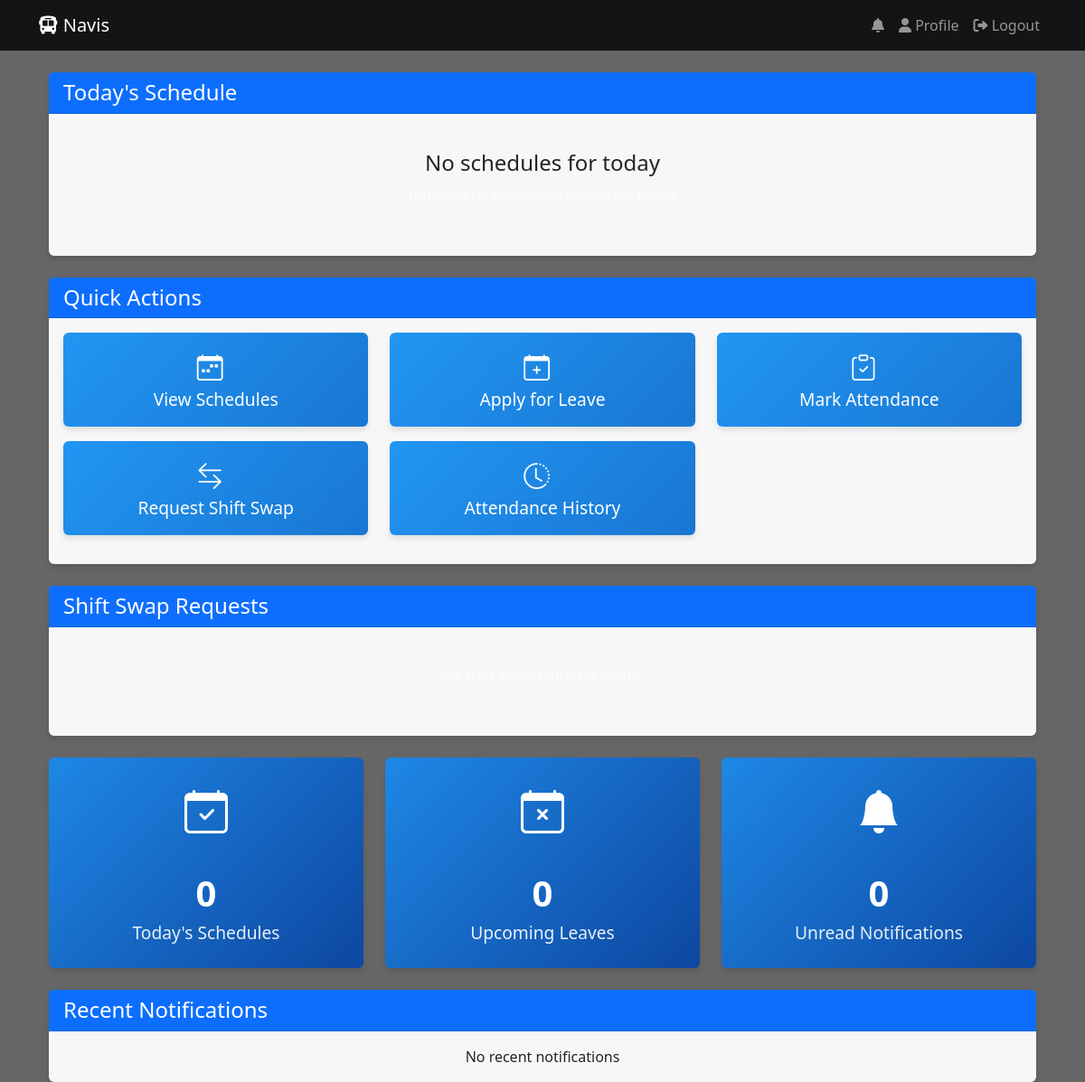
The page /driver/dashboard (signed in) on the database as committed earlier.
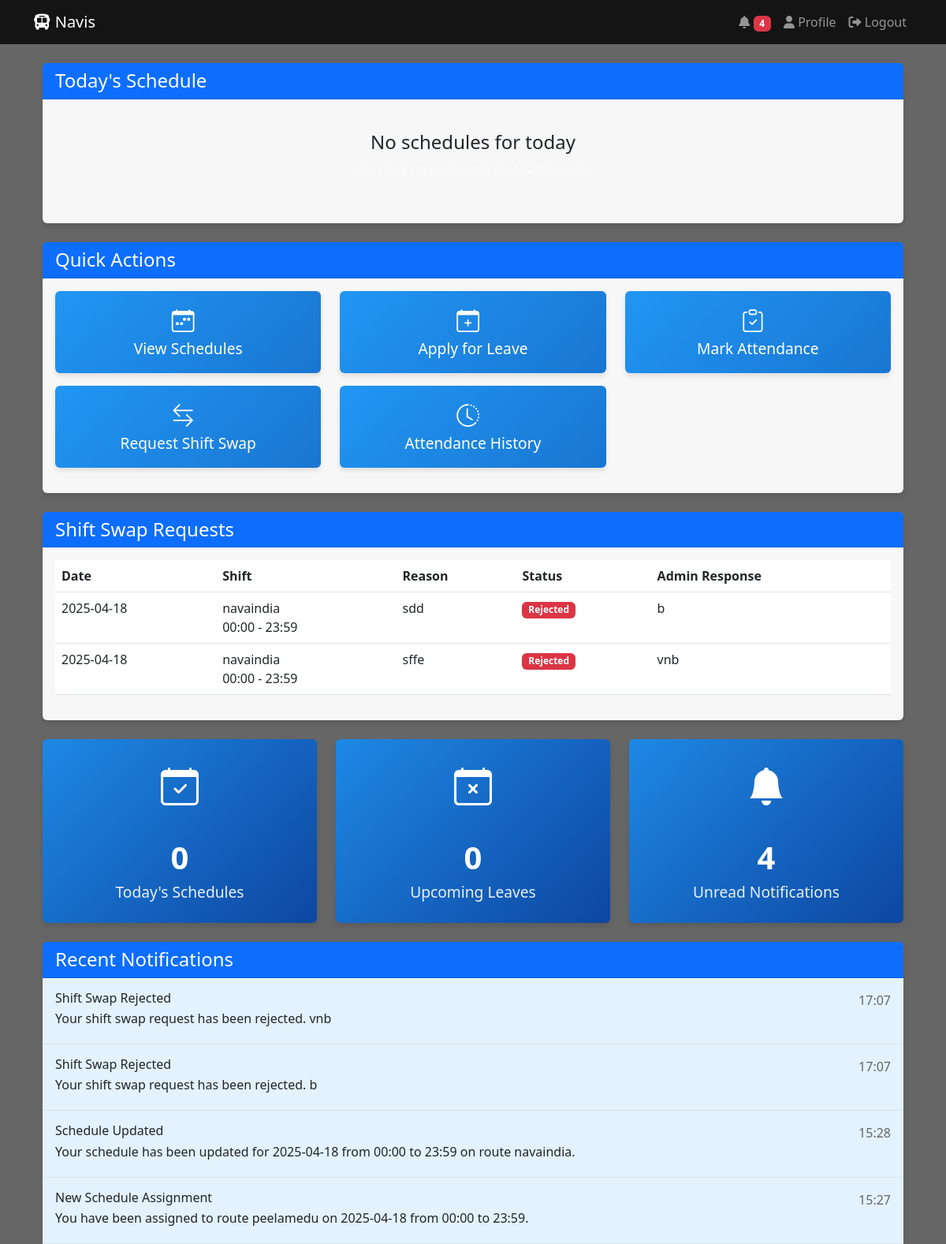
The same page on the database as committed later.
### app.py (models this page shows)
class Schedule(db.Model):
    id = db.Column(db.Integer, primary_key=True)
    date = db.Column(db.Date, nullable=False)
    start_time = db.Column(db.DateTime, nullable=False)
    end_time = db.Column(db.DateTime, nullable=False)
    route = db.Column(db.String(100), nullable=False)
    bus_number = db.Column(db.String(20), nullable=False)
    capacity = db.Column(db.Integer, nullable=False)
    assigned_driver = db.Column(db.String(150), db.ForeignKey('user.username'))
    is_peak_hour = db.Column(db.Boolean, default=False)
    schedule_type = db.Column(db.String(20), default='regular')
    created_by = db.Column(db.String(150), db.ForeignKey('user.username'))
    created_at = db.Column(db.DateTime, default=datetime.utcnow)
    last_modified = db.Column(db.DateTime, default=datetime.utcnow)
    status = db.Column(db.String(20), default='pending')  # pending, assigned, acknowledged, completed
    driver_acknowledged = db.Column(db.Boolean, default=False)
    acknowledgment_time = db.Column(db.DateTime)

class ShiftSwap(db.Model):
    id = db.Column(db.Integer, primary_key=True)
    requesting_driver = db.Column(db.String(150), db.ForeignKey('user.username'), nullable=False)
    target_driver = db.Column(db.String(150), db.ForeignKey('user.username'), nullable=True)
    schedule_id = db.Column(db.Integer, db.ForeignKey('schedule.id'), nullable=False)
    reason = db.Column(db.Text, nullable=False)
    status = db.Column(db.String(20), default='pending')  # pending, approved, rejected
    created_at = db.Column(db.DateTime, default=datetime.utcnow)
    admin_response = db.Column(db.Text)
    response_time = db.Column(db.DateTime)

class Notification(db.Model):
    id = db.Column(db.Integer, primary_key=True)
    recipient_username = db.Column(db.String(150), db.ForeignKey('user.username'))
    title = db.Column(db.String(200), nullable=False)
    message = db.Column(db.Text, nullable=False)
    notification_type = db.Column(db.String(50))  # schedule, attendance, leave, etc.
    priority = db.Column(db.String(20), default='normal')
    created_at = db.Column(db.DateTime, default=datetime.utcnow)
    read_at = db.Column(db.DateTime)
    is_read = db.Column(db.Boolean, default=False)

### app.py (the view)
@app.route('/driver/dashboard')
@login_required
def driver_dashboard():
    if current_user.role != 'driver':
        flash('Access denied!', 'danger')
        return redirect(url_for('admin_dashboard'))
    today = date.today()
    today_schedule = Schedule.query.filter_by(
        assigned_driver=current_user.username,
        date=today
    ).all()
    upcoming_leaves = LeaveRequest.query.filter_by(
        driver_username=current_user.username,
        status='approved'
    ).filter(LeaveRequest.date >= today).all()
    recent_notifications = Notification.query.filter_by(
        recipient_username=current_user.username
    ).order_by(Notification.created_at.desc()).limit(5).all()
    shift_swaps = []
    swap_requests = ShiftSwap.query.filter_by(
        requesting_driver=current_user.username
    ).order_by(ShiftSwap.created_at.desc()).all()
    for swap in swap_requests:
        schedule = Schedule.query.get(swap.schedule_id)
        if schedule:
            shift_swaps.append({
                'swap': swap,
                'schedule': schedule
            })
    return render_template('driver_dashboard.html',
                         today_schedule=today_schedule,
                         upcoming_leaves=upcoming_leaves,
                         recent_notifications=recent_notifications,
                         shift_swaps=shift_swaps)

### app.py (called while the page is built)
@login_manager.user_loader
def load_user(user_id):
    return User.query.get(int(user_id))

@app.context_processor
def inject_user():
    return dict(current_user=current_user)

@app.context_processor
def inject_notifications():
    unread_count = 0
    if current_user.is_authenticated:
        unread_count = Notification.query.filter_by(
            recipient_username=current_user.username,
            is_read=False
        ).count()
    return dict(unread_count=unread_count)

### templates/driver_dashboard.html (shortened to what the changed rows need)
{% extends "base.html" %}
{% block content %}
<div class="container mt-4">
    <div class="card mb-4">
        <div class="card-body">
            {% if shift_swaps %}
                <div class="table-responsive">
                    <table class="table table-hover">
                        <thead>
                            <tr>
                                <th>Date</th>
                                <th>Shift</th>
                                <th>Reason</th>
                                <th>Status</th>
                                <th>Admin Response</th>
                            </tr>
                        </thead>
                        <tbody>
                            {% for swap in shift_swaps %}
                                <tr>
                                    <td>{{ swap.schedule.date.strftime('%Y-%m-%d') }}</td>
                                    <td>
                                        {{ swap.schedule.route }}<br>
                                        {{ swap.schedule.start_time.strftime('%H:%M') }} - {{ swap.schedule.end_time.strftime('%H:%M') }}
                                    </td>
                                    <td>{{ swap.swap.reason }}</td>
                                    <td>
                                        <span class="badge bg-{{ 'warning' if swap.swap.status == 'pending' else 'success' if swap.swap.status == 'approved' else 'danger' }}">
                                            {{ swap.swap.status|title }}
                                        </span>
                                    </td>
                                    <td>{{ swap.swap.admin_response or 'No response yet' }}</td>
                                </tr>
                            {% endfor %}
                        </tbody>
                    </table>
                </div>
            {% else %}
                <div class="text-center py-4">
                    <p class="text-muted">No shift swap requests found.</p>
                </div>
            {% endif %}
        </div>
    </div>
    <div class="row mb-4">
        <div class="col-md-4">
            <div class="card dashboard-card text-center p-4">
                <i class="bi bi-bell-fill card-icon"></i>
                <div class="stat-number">{{ unread_count }}</div>
                <div class="stat-label">Unread Notifications</div>
            </div>
        </div>
    </div>
    <div class="card">
        <div class="card-body p-0">
            {% if recent_notifications %}
                {% for notification in recent_notifications %}
                    <div class="p-3 border-bottom {% if not notification.is_read %}unread-notification{% endif %}">
                        <div class="d-flex justify-content-between align-items-start">
                            <div>
                                <h6 class="mb-1">{{ notification.title }}</h6>
                                <p class="mb-1">{{ notification.message }}</p>
                            </div>
                            <small class="notification-time">{{ notification.created_at.strftime('%H:%M') }}</small>
                        </div>
                    </div>
                {% endfor %}
            {% else %}
                <div class="p-3 text-center">
                    <p class="mb-0">No recent notifications</p>
                </div>
            {% endif %}
        </div>
    </div>
</div>
{% endblock %}

Rows that differ between the two databases and show on the page:
added Schedule: schedule "2025-04-18" "2025-04-18", schedule.route "navaindia" "navaindia", schedule.start_time "00:00" "00:00", schedule.end_time "23:59" "23:59"
added ShiftSwap: swap.reason "sdd", swap.status "Rejected", swap "b"
added ShiftSwap: swap.reason "sffe", swap.status "Rejected", swap "vnb"
added Notification: title "Shift Swap Rejected", message "Your shift swap request has been rejected. vnb", created_at "17:07"
added Notification: title "Shift Swap Rejected", message "Your shift swap request has been rejected. b", created_at "17:07"
added Notification: title "Schedule Updated", message "Your schedule has been updated for 2025-04-18 from 00:00 to 23:59 on route navaindia.", created_at "15:28"
added Notification: title "New Schedule Assignment", message "You have been assigned to route peelamedu on 2025-04-18 from 00:00 to 23:59.", created_at "15:27"
Other text that changed with them:
{{ unread_count }}: (not shown) → "4"
{{ unread_count }}: "0" → "4"
text no longer shown: "No recent notifications"
text now shown: "Date Shift Reason Status Admin Response"
